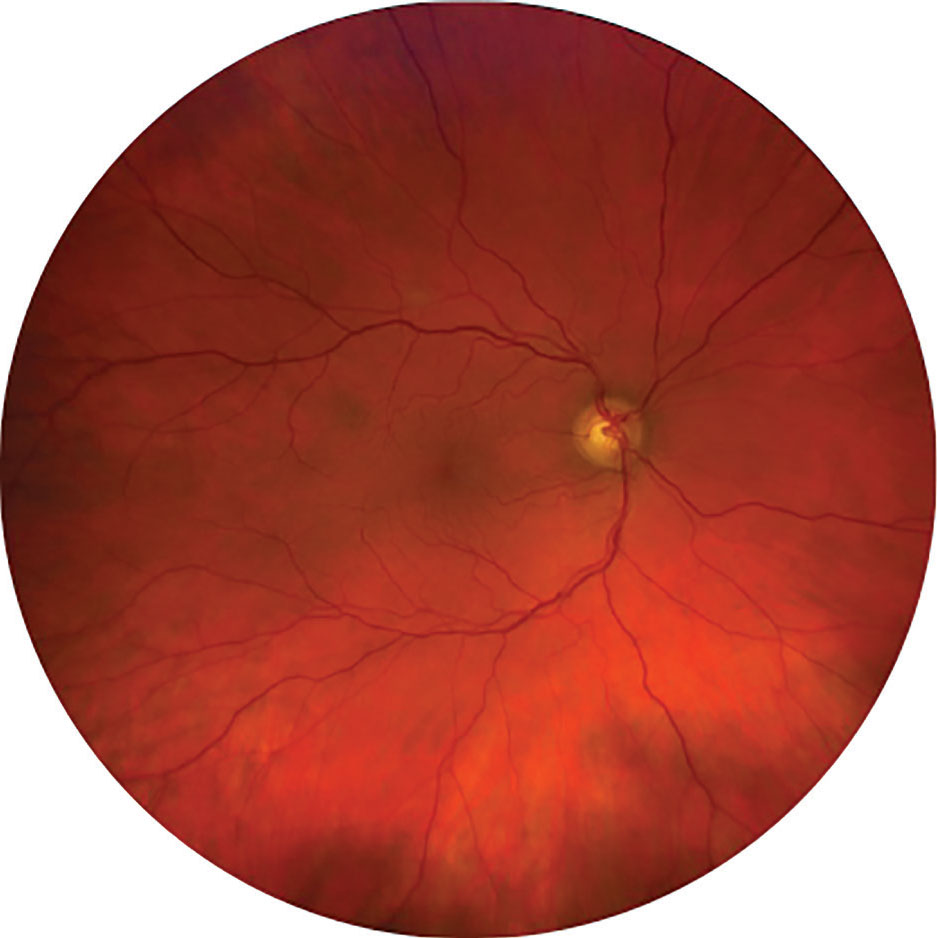
#> input picture images/image.jpg, 937 x 938 px, found by its file name
$ jupyter execute 'Median Filtering.ipynb'
#> lines starting #> are read from the running program, lines starting #| are printed output that depends on the picture; after the words box and inside, x2 and y2 are one past the last pixel; in counts of white or black regions, pixels touching at a corner belong together
<div style="background: #d9004c;
            padding: 25px;
            border-radius: 15px;
            text-align: center;
            box-shadow: 3px 3px 15px rgba(0,0,0,0.2);">
    <h1 style="font-family: 'Arial Black', sans-serif; color: white; margin-bottom: 10px;">
        Digital Image Processing
    </h1>
        <h3 style="font-family: 'Arial Black', sans-serif; color: white; margin-bottom: 10px;">
        Topic: Median Filtering
    </h3>
        <h3 style="font-family: 'Arial Black', sans-serif; color: white; margin-bottom: 10px;">
        Notebook by - Himel Sarder
    </h3>
    <p style="font-family: 'Verdana', sans-serif; color: #ffffffcc; font-size: 16px; text-align: center">
        info.himelcse@gmail.com
    </p>
</div>

[cell 1]
import cv2
import matplotlib.pyplot as plt

image = cv2.imread('image.jpg', cv2.IMREAD_GRAYSCALE)
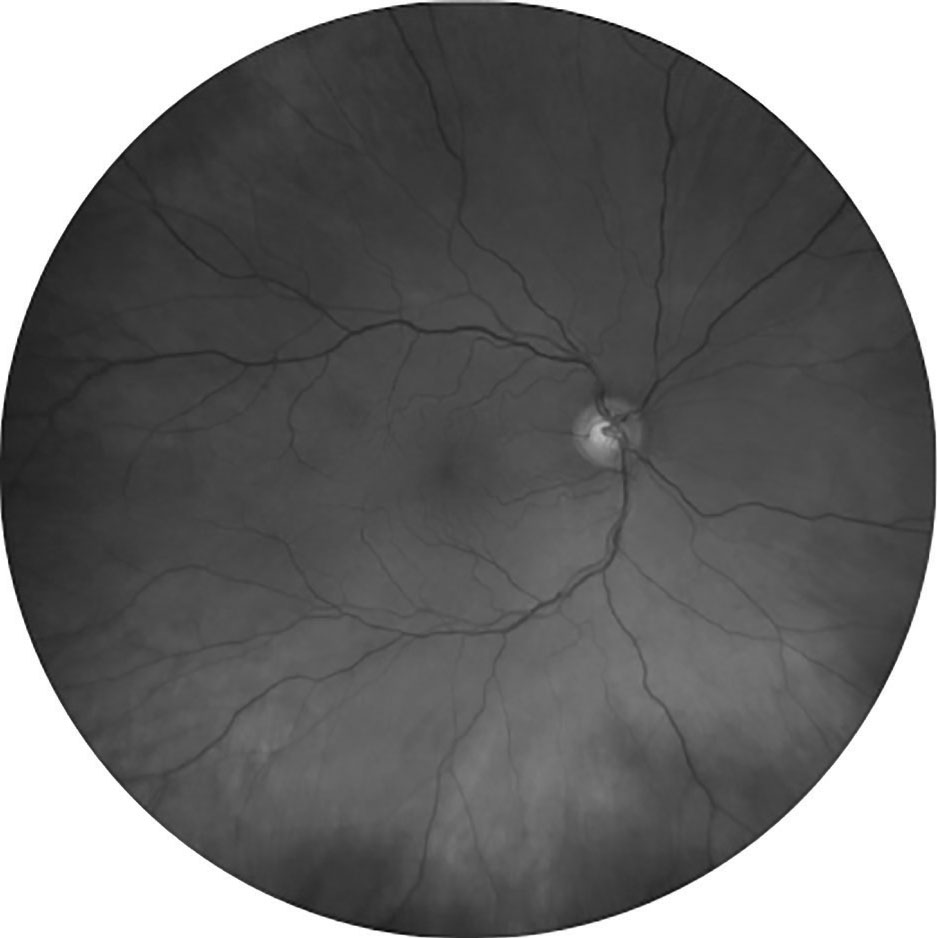
#> image: shape (938, 937); min 0, max 255, mean 112

median = cv2.medianBlur(image, 5)
# cv2.medianBlur(src, ksize)
# ksize (Kernel size)
    # Must be odd: 3, 5, 7, 9
    # Larger kernel → stronger noise removal
    # Too large → loss of fine details

plt.imshow(median, cmap='gray')
plt.title('Median Filtered Image')
plt.axis('off')
plt.show()

[cell 2]
median_3 = cv2.medianBlur(image, 3)
median_7 = cv2.medianBlur(image, 7)
median_15 = cv2.medianBlur(image, 15)

plt.figure(figsize=(12,4))

plt.subplot(1,3,1)
plt.imshow(median_3, cmap='gray')
plt.title('3x3')

plt.subplot(1,3,2)
plt.imshow(median_7, cmap='gray')
plt.title('7x7')

plt.subplot(1,3,3)
plt.imshow(median_15, cmap='gray')
plt.title('15x15')

plt.show()
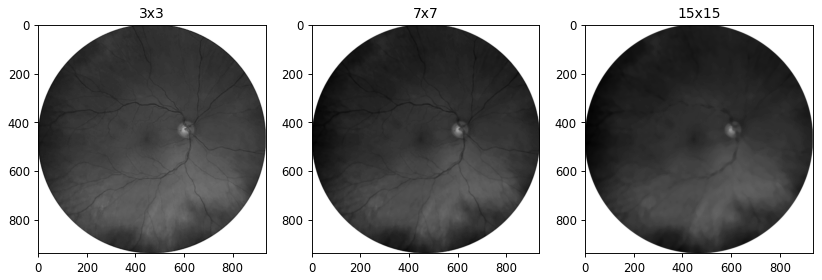
#> figure drawn by matplotlib, 3 panels

[cell 3]
import numpy as np

def add_salt_pepper(img, prob=0.02):
#> called with prob = 0.02
    noisy = img.copy()
    h, w = img.shape
#> h = 938; w = 937

    num_pixels = int(prob * h * w)
#> num_pixels = 17578

    for _ in range(num_pixels // 2):
        x = np.random.randint(0, h)
        y = np.random.randint(0, w)
        noisy[x, y] = 255
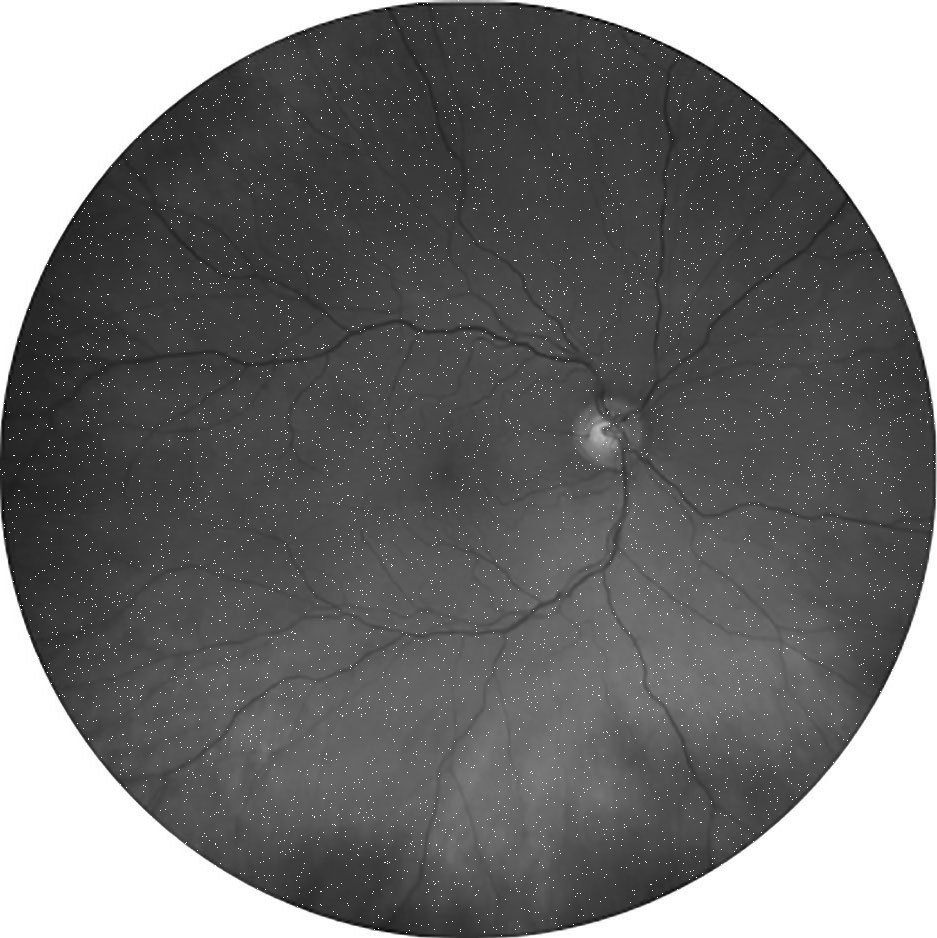
#> noisy: shape (938, 937); 0.8% of pixels changed, all inside (x1, y1, x2, y2) = (0, 0, 937, 938)

    for _ in range(num_pixels // 2):
        x = np.random.randint(0, h)
        y = np.random.randint(0, w)
        noisy[x, y] = 0
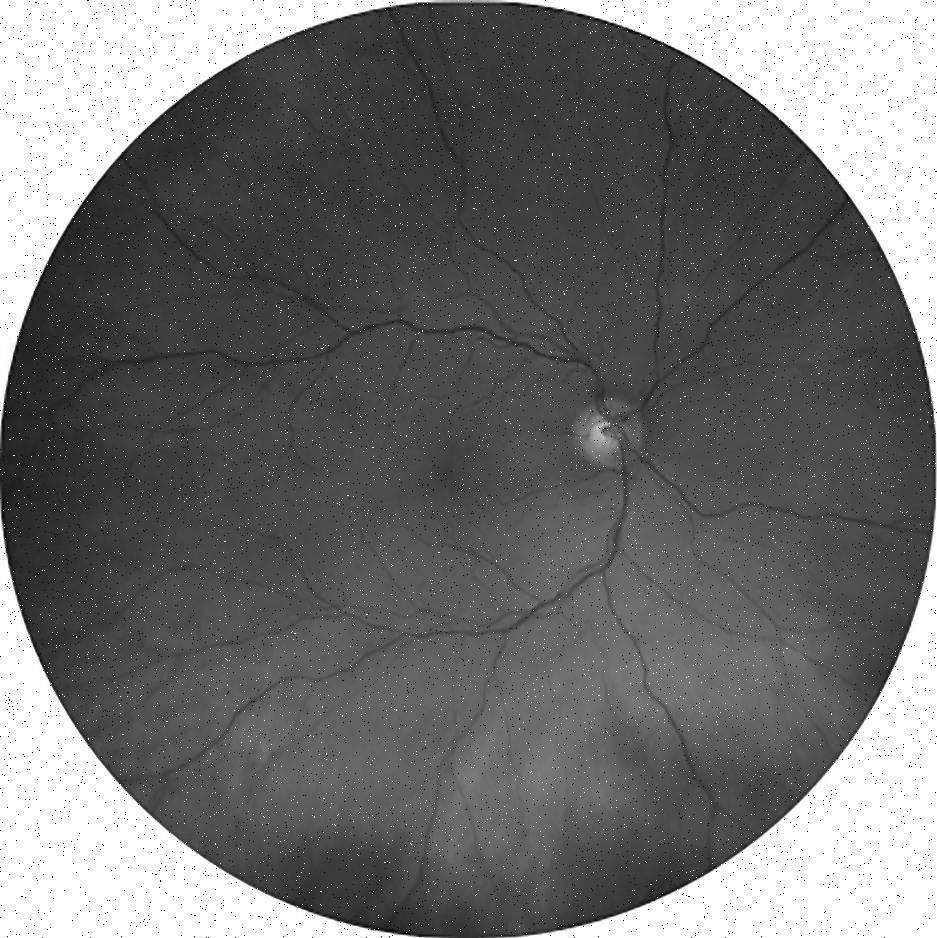
#> noisy: shape (938, 937); 0.99% of pixels changed, all inside (x1, y1, x2, y2) = (0, 0, 937, 938)

    return noisy

noisy = add_salt_pepper(image)

denoised = cv2.medianBlur(noisy, 5)

plt.figure(figsize=(12,4))

plt.subplot(1,3,1)
plt.imshow(image, cmap='gray')
plt.title('Original')

plt.subplot(1,3,2)
plt.imshow(noisy, cmap='gray')
plt.title('Noisy')

plt.subplot(1,3,3)
plt.imshow(denoised, cmap='gray')
plt.title('Denoised')

plt.show()

## Build-in

[cell 4]
image = cv2.imread('image.jpg')
#> image is the input picture: shape (938, 937, 3); mean B, G, R 77.4, 88.8, 170.7
image = cv2.cvtColor(image, cv2.COLOR_BGR2RGB)

# Apply Median Filter
median = cv2.medianBlur(image, 5)
#> median: shape (938, 937, 3)

# Plot
plt.figure(figsize=(10,4))

plt.subplot(1,2,1)
plt.imshow(image)
plt.title('Original')
plt.axis('off')

plt.subplot(1,2,2)
plt.imshow(median)
plt.title('Median Filter')
plt.axis('off')

plt.show()
